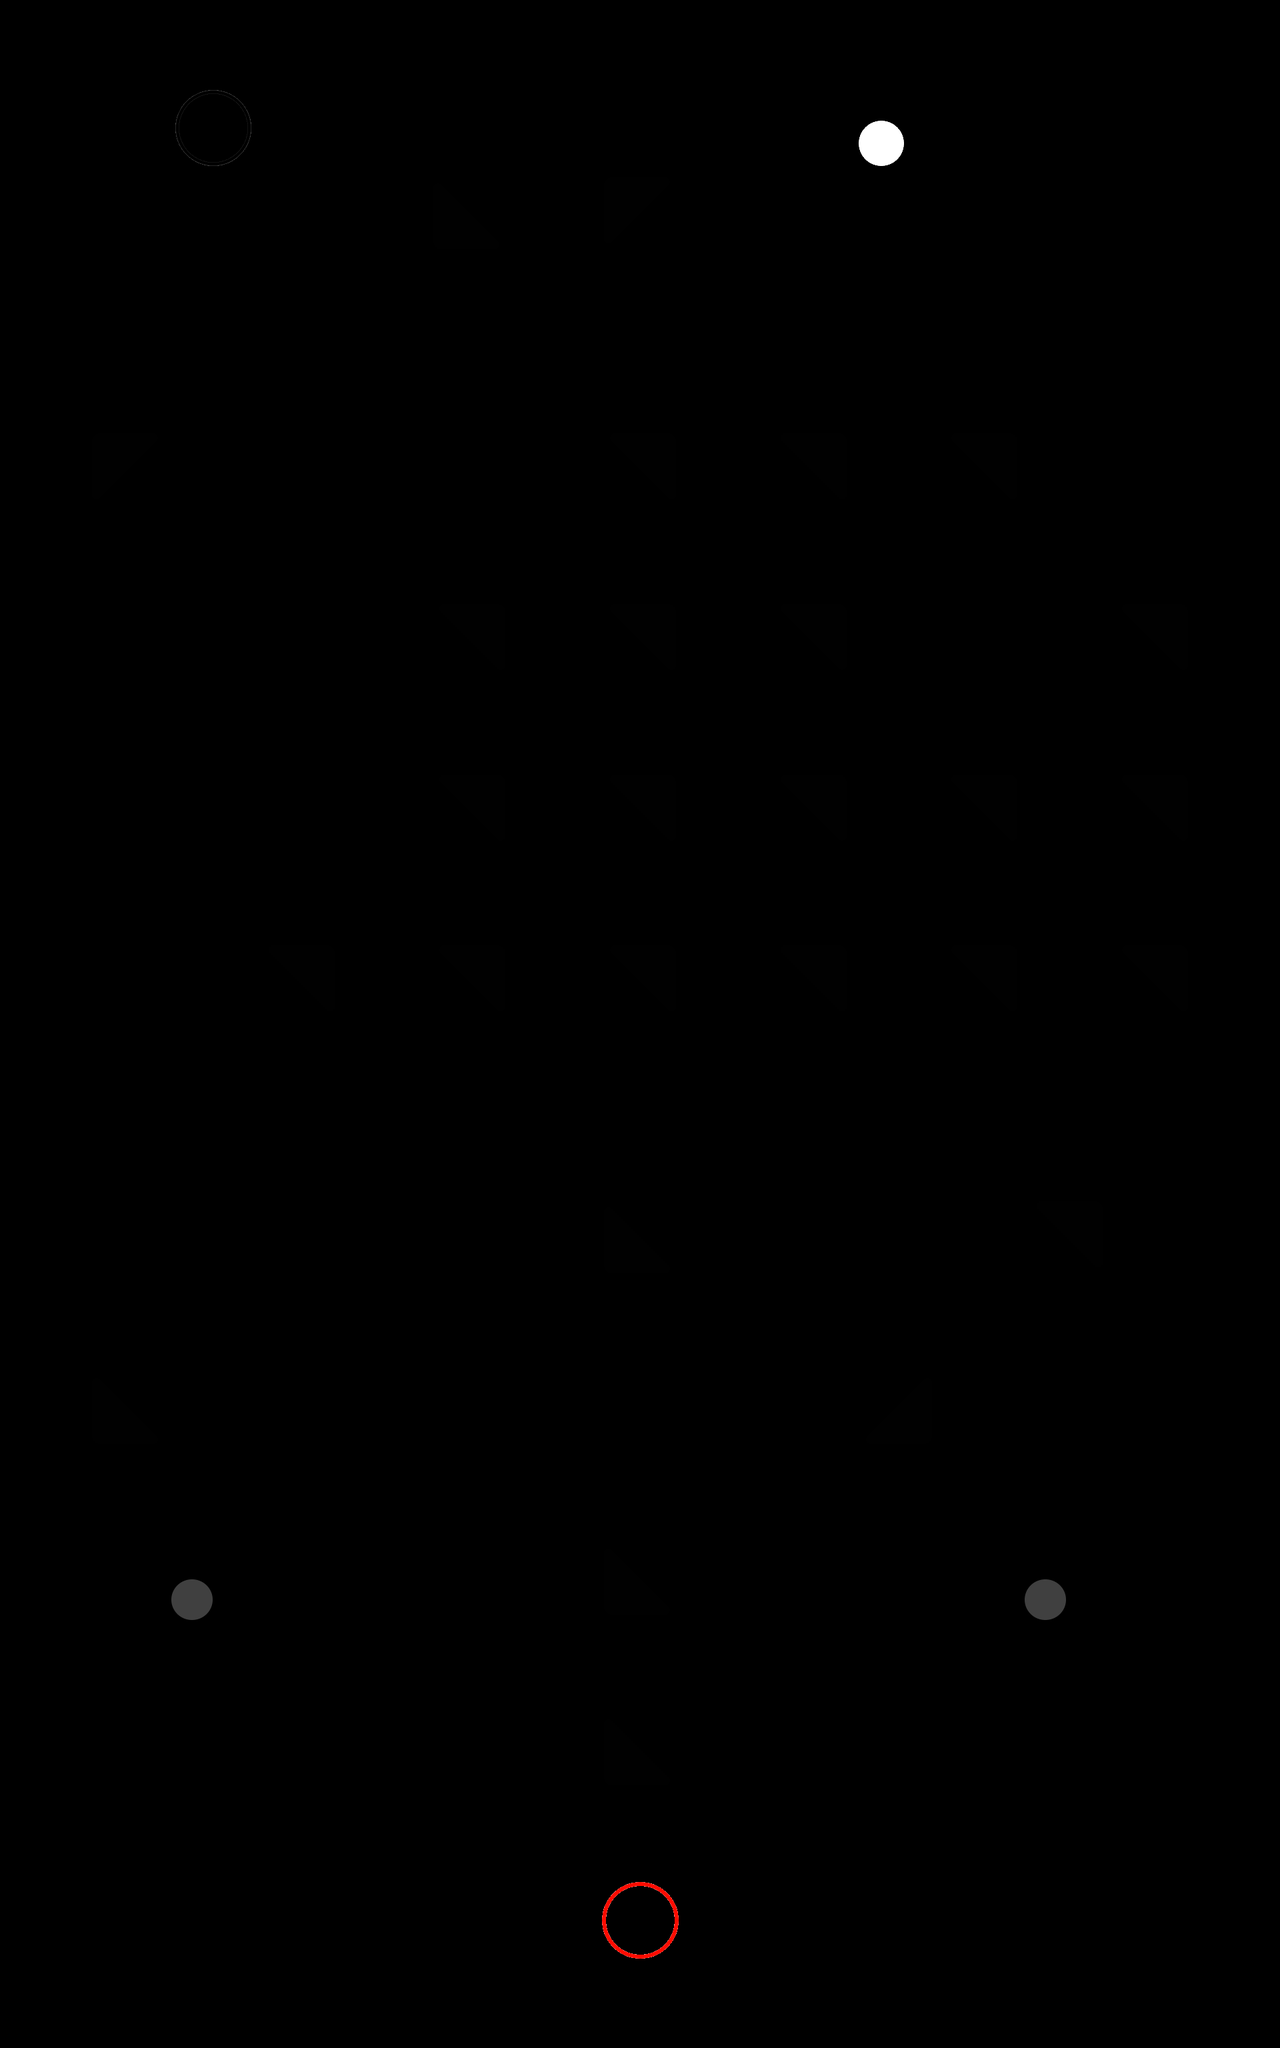

A level layout from a 2D game, rendered from its tile map. Below: a short description, then the map file with tile-grid data replaced by summaries:
An orthogonal 15x24 tile map with 128x128 px tiles, 2 tile layers (tilelayer, settingslayer) and 37 objects.

<map version="1.0" tiledversion="1.0.2" orientation="orthogonal" renderorder="right-down" width="15" height="24" tilewidth="128" tileheight="128" nextobjectid="41">
 <tileset firstgid="1" source="untitled.tsx" />
 <layer name="tilelayer" width="15" height="24">
  <data>[360 cells, 37 non-empty, 7 distinct tile ids]</data>
 </layer>
 <objectgroup name="pelletends">
  <object id="38" x="256" y="128" width="128" height="128" />
 </objectgroup>
 <objectgroup name="pelletstarts">
  <object id="37" x="896" y="2816" width="128" height="128">
   <properties>
    <property name="firedirections" value="u" />
    <property name="initialdelay" type="float" value="1" />
    <property name="pelletpause" type="float" value="3.5" />
   </properties>
  </object>
 </objectgroup>
 <objectgroup name="wallportals">
  <object id="35" x="0" y="2560" width="128" height="128">
   <properties>
    <property name="id" type="int" value="-7" />
    <property name="linkedid" type="int" value="-6" />
    <property name="side" value="l" />
   </properties>
  </object>
  <object id="36" x="1792" y="2304" width="128" height="128">
   <properties>
    <property name="id" type="int" value="-6" />
    <property name="linkedid" type="int" value="-7" />
    <property name="side" value="r" />
   </properties>
  </object>
 </objectgroup>
 <objectgroup name="toggles">
  <object id="34" x="1280" y="128" width="128" height="128">
   <properties>
    <property name="id" type="int" value="-5" />
    <property name="isbutton" type="bool" value="true" />
    <property name="linkedid" type="int" value="-4" />
    <property name="startson" type="bool" value="false" />
   </properties>
  </object>
 </objectgroup>
 <layer name="settingslayer" width="15" height="24">
  <properties>
   <property name="ambientlight" type="float" value="0.95" />
   <property name="scale" type="float" value="2.28571" />
  </properties>
  <data>[360 cells, 0 non-empty, 0 distinct tile ids]</data>
 </layer>
 <objectgroup name="trackpoints">
  <object id="32" x="256" y="2304" width="128" height="128">
   <properties>
    <property name="groupnum" type="int" value="0" />
    <property name="id" type="int" value="-2" />
   </properties>
  </object>
  <object id="33" x="1536" y="2304" width="128" height="128">
   <properties>
    <property name="groupcolor" type="color" value="#ff55ff00" />
    <property name="groupnum" type="int" value="0" />
    <property name="id" type="int" value="-1" />
    <property name="linkedid" type="int" value="-3" />
   </properties>
  </object>
 </objectgroup>
 <objectgroup name="blocks">
  <object id="24" x="256" y="384" width="128" height="128">
   <properties>
    <property name="id" type="int" value="-4" />
    <property name="startingaction" value="enable" />
    <property name="toggleid" type="int" value="-5" />
   </properties>
  </object>
  <object id="25" x="1664" y="640" width="128" height="128" />
  <object id="26" x="1408" y="896" width="128" height="128" />
 </objectgroup>
 <objectgroup name="mirrors">
  <object id="1" x="640" y="256" width="128" height="128" />
  <object id="2" x="128" y="640" width="128" height="128" />
  <object id="3" x="896" y="640" width="128" height="128" />
  <object id="4" x="1152" y="640" width="128" height="128" />
  <object id="5" x="1408" y="640" width="128" height="128" />
  <object id="6" x="1664" y="896" width="128" height="128" />
  <object id="7" x="1152" y="896" width="128" height="128" />
  <object id="8" x="896" y="896" width="128" height="128" />
  <object id="9" x="640" y="896" width="128" height="128" />
  <object id="10" x="640" y="1152" width="128" height="128" />
  <object id="11" x="896" y="1152" width="128" height="128" />
  <object id="12" x="1152" y="1152" width="128" height="128" />
  <object id="14" x="1408" y="1152" width="128" height="128" />
  <object id="15" x="1664" y="1152" width="128" height="128" />
  <object id="16" x="1664" y="1408" width="128" height="128" />
  <object id="17" x="1536" y="1792" width="128" height="128" />
  <object id="18" x="896" y="1792" width="128" height="128" />
  <object id="19" x="1280" y="2048" width="128" height="128" />
  <object id="20" x="128" y="2048" width="128" height="128" />
  <object id="21" x="896" y="2560" width="128" height="128" />
  <object id="22" x="896" y="2304" width="128" height="128">
   <properties>
    <property name="id" type="int" value="-3" />
   </properties>
  </object>
  <object id="27" x="1408" y="1408" width="128" height="128" />
  <object id="28" x="1152" y="1408" width="128" height="128" />
  <object id="29" x="896" y="1408" width="128" height="128" />
  <object id="30" x="640" y="1408" width="128" height="128" />
  <object id="31" x="384" y="1408" width="128" height="128" />
  <object id="40" x="896" y="256" width="128" height="128" />
 </objectgroup>
</map>
